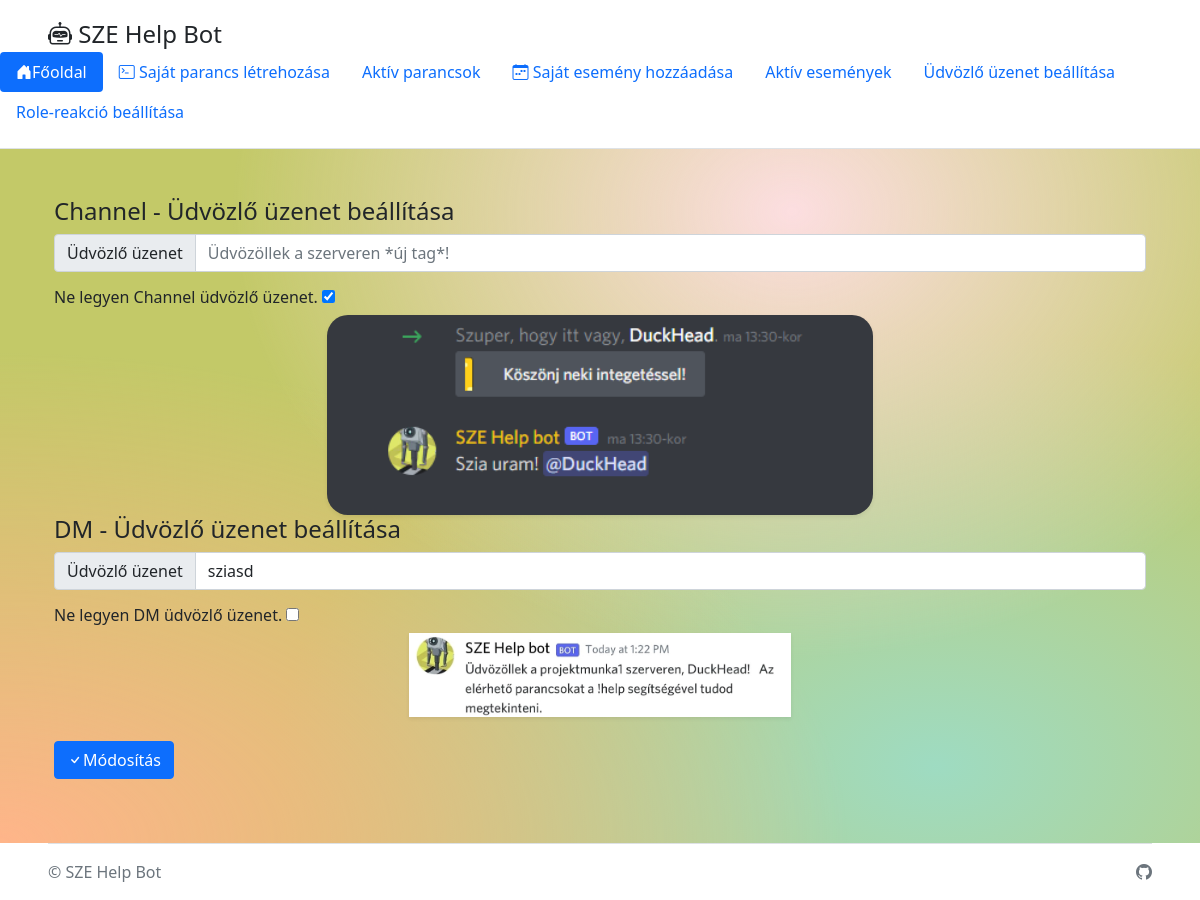
Before: /udvozlo-uzenet with the older database file.
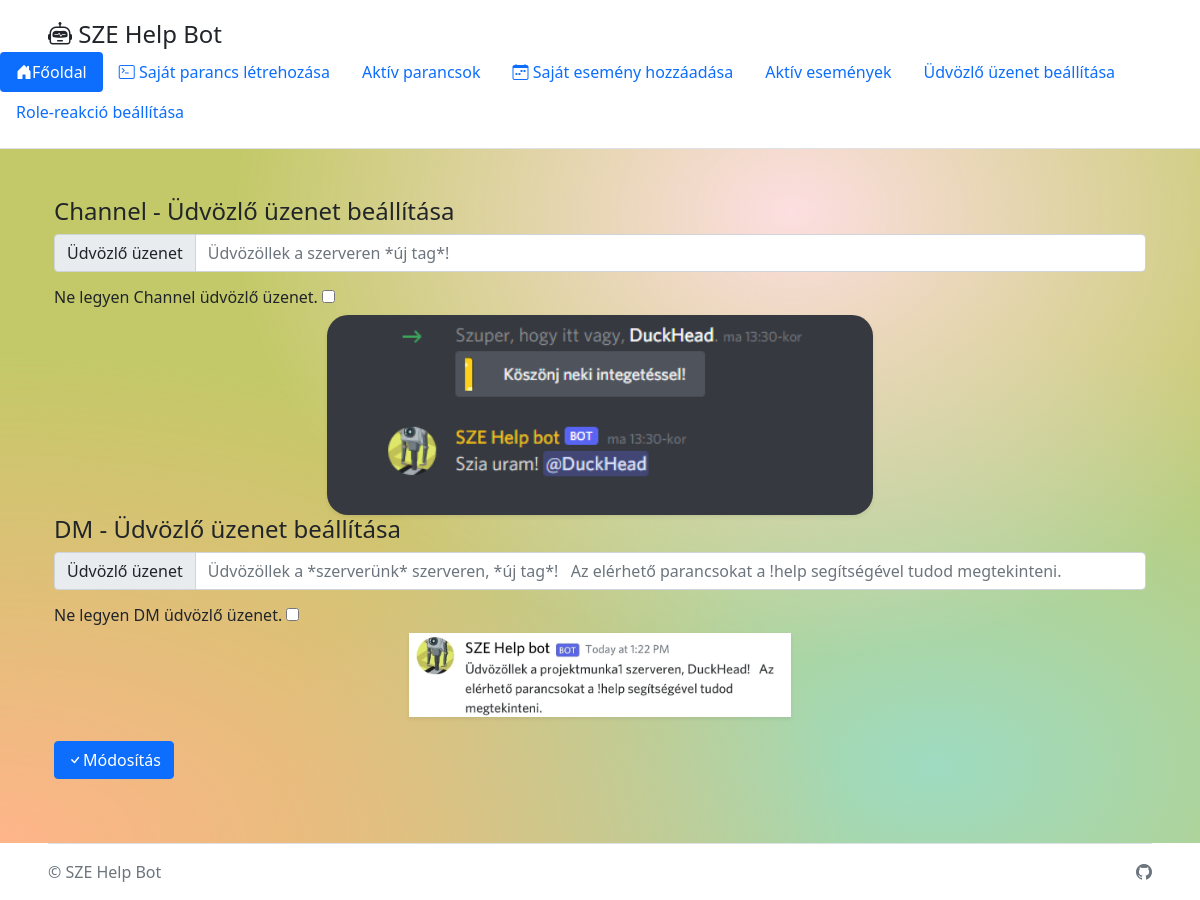
After: the same page with the newer database file.
### run.py (models this page shows, shortened)
class Welcome(db.Model):
    id = db.Column(db.Integer, primary_key=True)
    message = db.Column(db.String(100))
    direct_message = db.Column(db.String(100))
    send_channel = db.Column(db.Boolean, unique=False, default=True)
    send_dm = db.Column(db.Boolean, unique=False, default=True)
    def __init__(self, message, direct_message, send_channel, send_dm):
        self.message = message
        self.direct_message = direct_message
        self.send_channel = send_channel
        self.send_dm = send_dm

### run.py (the view)
@app.route("/udvozlo-uzenet", methods=['GET', 'POST'])
def welcome():
    welcome_update = Welcome.query.first()
    if welcome_update is None:
        welcome_update = Welcome("", "", True, True)
    if request.method == "POST":
        if request.form.get('disable_channel'):
            print("send channel message false")
            welcome_update.send_channel = False
        else:
            print("send channel message true")
            welcome_update.send_channel = True
        if request.form.get('disable_dm'):
            print("send direct message false")
            welcome_update.send_dm = False
        else:
            print("send direct message true")
            welcome_update.send_dm = True
        welcome_update.message = request.form["message"]
        welcome_update.direct_message = request.form["direct_message"]
        db.session.add(welcome_update)
        db.session.commit()
        return render_template("welcome.html", welcome_update=welcome_update)
    else:
        return render_template("welcome.html", welcome_update=welcome_update)

### templates/welcome.html (shortened to what this page needs)
{% extends "base.html" %}
{% block content %}
<div class="gradientbackground">
    <div class="container col-xxl-8 px-4 py-5">
        <form method="POST" action="/udvozlo-uzenet">
            <h4>Channel - Üdvözlő üzenet beállítása<h4>
            <div class="input-group mb-3">
                <span class="input-group-text" id="message">Üdvözlő üzenet</span>
                <input type="text" name="message" class="form-control" placeholder="Üdvözöllek a szerveren *új tag*!" aria-label="message" value="{{ welcome_update.message }}">
            </div>
            <h6>Ne legyen Channel üdvözlő üzenet.
            {% if not welcome_update.send_channel %}
                <input type="checkbox" name="disable_channel" checked>
            {% else %}
                <input type="checkbox" name="disable_channel">
            {% endif %}
            </h6>
            <div class="examplepic shadow-sm mx-auto" style="width: 50%; height: 200px; border-radius: 21px 21px 21px 21px">
                <img src="../static/custom_greeting.png" class="d-block mx-lg-auto img-fluid" alt="Példa" width="450" loading="lazy">
            </div>
            <h4>DM - Üdvözlő üzenet beállítása<h4>
            <div class="input-group mb-3">
                <span class="input-group-text" id="direct_message">Üdvözlő üzenet</span>
                <input type="text" name="direct_message" class="form-control" placeholder="Üdvözöllek a *szerverünk* szerveren, *új tag*!   Az elérhető parancsokat a !help segítségével tudod megtekinteni." aria-label="direct_message" value="{{ welcome_update.direct_message }}">
            </div>
            <h6>Ne legyen DM üdvözlő üzenet.
            {% if not welcome_update.send_dm %}
                <input type="checkbox" name="disable_dm" checked>
            {% else %}
                <input type="checkbox" name="disable_dm">
            {% endif %}
            </h6>
            <div class="examplepic shadow-sm mx-auto" style="width: 35%">
                <img src="../static/welcome_dm.jpg" class="d-block mx-lg-auto img-fluid" alt="Példa" width="450" loading="lazy">
            </div>
            <div class="input-group pt-4">
                <span><button type="submit" class="btn btn-primary mb-3"><i class="bi bi-check"></i>Módosítás</button></span>
            </div>
        </form>
    </div>
</div>
{% endblock %}

### templates/base.html (shortened to what this page needs)
<!DOCTYPE html>
<html>
<head>
   	<link href="https://cdn.jsdelivr.net/npm/bootstrap@5.1.3/dist/css/bootstrap.min.css" rel="stylesheet">
    <link rel="stylesheet" href="https://cdn.jsdelivr.net/npm/bootstrap-icons@1.7.0/font/bootstrap-icons.css">
    <link rel="stylesheet" href="../static/styles.css">
</head>
<body>
    <header class="d-flex flex-wrap justify-content-center py-3 border-bottom">
        <a href="/" class="d-flex align-items-center mb-3 mb-md-0 me-md-auto text-dark text-decoration-none">
            <span class="fs-4 ms-5"><i class="bi bi-robot"></i> SZE Help Bot</span></a>
        <ul class="nav nav-pills">
            <li class="nav-item"><a href="/" class="nav-link active" aria-current="page"><i class="bi bi-house-door-fill"></i>Főoldal</a></li>
            <li class="nav-item"><a href="{{ url_for('commandcreator') }}" class="nav-link"><i class="bi bi-terminal"></i> Saját parancs létrehozása</a></li>
            <li class="nav-item"><a href="{{ url_for('commandlist') }}" class="nav-link">Aktív parancsok</a></li>
			<li class="nav-item"><a href="{{ url_for('datecreator') }}" class="nav-link"><i class="bi bi-calendar-week"></i> Saját esemény hozzáadása</a></li>
			<li class="nav-item"><a href="{{ url_for('datelist') }}" class="nav-link">Aktív események</a></li>
			<li class="nav-item"><a href="{{ url_for('welcome') }}" class="nav-link">Üdvözlő üzenet beállítása</a></li>
			<li class="nav-item"><a href="{{ url_for('role') }}" class="nav-link">Role-reakció beállítása</a></li>
        </ul>
    </header>
	{% block content %}
	{% endblock %}
	<footer class="d-flex flex-wrap justify-content-between align-items-center py-3  border-top ms-5 me-5">
	    <div class="col-md-4 d-flex align-items-center">
	        <span class="text-muted ">© SZE Help Bot</span>
	    </div>
	    <ul class="nav col-md-4 justify-content-end list-unstyled d-flex">
	        <li class="ms-3"><a class="text-muted" href="https://github.com/Kumiszter/SZEHelpBot" target="_blank"><i class="bi-github" role="img" aria-label="GitHub"></i></a></li>
	    </ul>
	</footer>
</body>
</html>

### static/styles.css (style rules this page uses)
.gradientbackground { background-color:#c3c968; background-image: radial-gradient(at 66% 9%, hsla(355,85%,93%,1) 0, transparent 50%), radial-gradient(at 0% 100%, hsla(22,100%,77%,1) 0, transparent 50%), radial-gradient(at 78% 89%, hsla(155,46%,74%,1) 0, transparent 50%); margin: 0; padding: 0; }
.examplepic { background-color: #36393f; }

Changed rows visible on the page:
removed Welcome: direct_message "sziasd"
Other visible differences:
form field disable_channel: (not shown) → "☐"
form field disable_channel: "☑" → (not shown)
